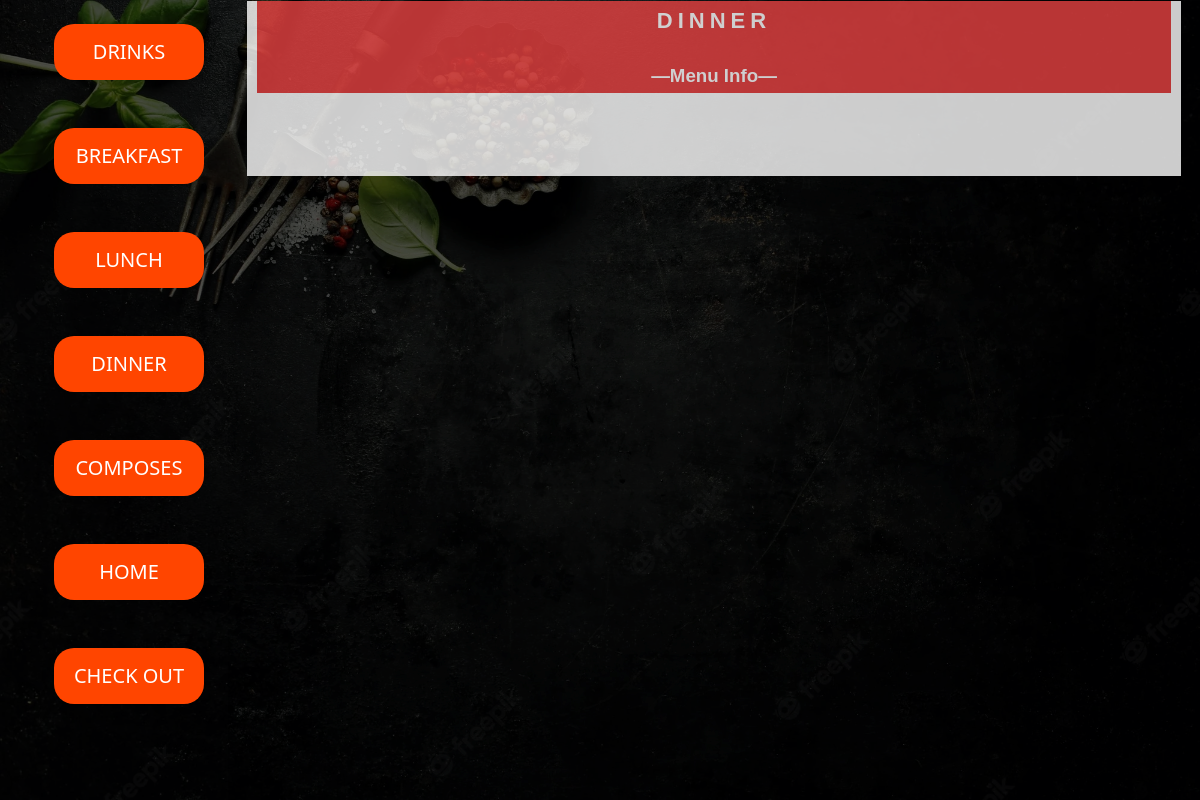
The app's page /menu/dinner/, older data.
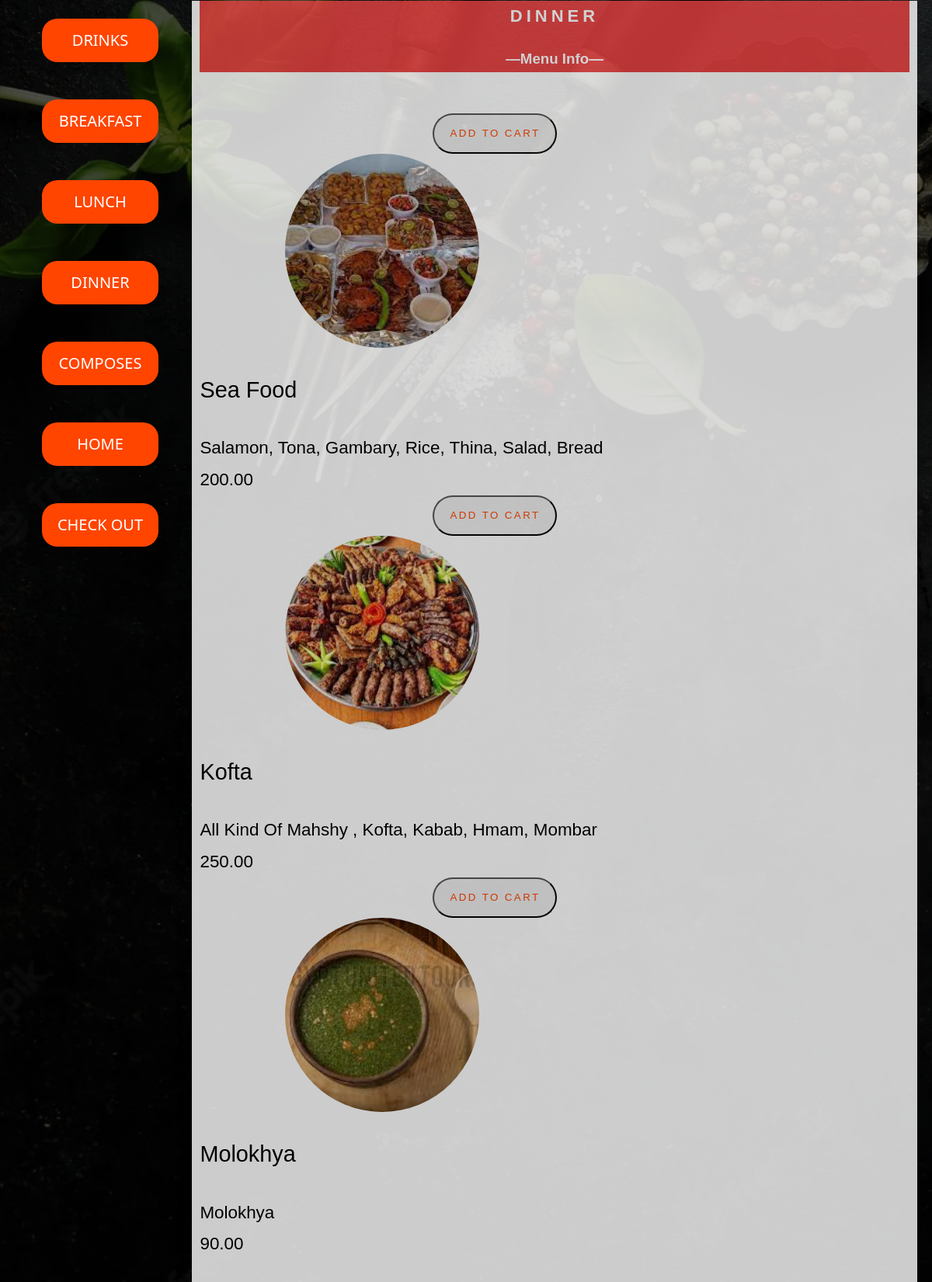
The same page, newer data.
### menu/models.py (models this page shows, shortened)
class dinner(models.Model):
    name=models.CharField(max_length=30)
    price=models.DecimalField(max_digits=5,decimal_places=2)
    components=models.CharField(max_length=100)
    images=models.ImageField(upload_to='photos/%y/%m/%d')
    active=models.BooleanField(default=True)

### menu/views.py (the view)
# urls.py: path('dinner/',views.itemdinner,name="itemdinner"),
def itemdinner(request):
    return render(request,'menu/dinner.html',{'itemdinner':dinner.objects.all()})

### templates/menu/dinner.html (shortened to what this page needs)
<!DOCTYPE html>
<html lang="en">
<head>
    {% load static %}
    <link rel="stylesheet" a href="{% static 'css/dinner.css' %}">
</head>
<body>
    <div class="side_panel">
        <ul>
            <li><a class="sign" href="{% url 'itemdrinks' %}">Drinks</a></li>
            <li><a class="sign" href="{% url 'item' %}">Breakfast</a></li>
            <li><a class="sign" href="{% url 'itemlunch' %}">Lunch</a></li>
            <li><a class="sign" href="{% url 'itemdinner' %}">Dinner</a></li>
            <li><a class="sign" href="{% url 'itemcompose' %}">Composes</a></li>
            <li><a class="sign" href="{% url 'home' %}">Home</a></li>
            <li><a class="sign" href="{% url 'check' %}">Check out</a></li>
        </ul>
    </div>
    <div class="right">
        <div class="Dinner"  id="lun">
            <div class="heading">
                <h1>DINNER</h1>
                <h3>&mdash;Menu info&mdash;</h3>
            </div>
            <div class="menu">
                <div class="menu-item">
                {% block content %}
            {% for x in itemdinner %}
            <div>
                <button class="btn">Add to cart</button>
                <img src="{{x.images.url}}" alt="">
            </div>
            <h3 class="item-name">  {{x.name}}  <br></h3>
            <p class="item-components">{{x.components}} <br></p>
           <p class="item-price"> {{x.price}} <br></p>
            {% endfor %}
            {% endblock content %}
        </div>
        </div>
</body>
</html>

### projectt/static/css/dinner.css (style rules this page uses)
body { background: rgba(0, 0, 0, 0.7) url(../photos/food2.webp) fixed; background-attachment: fixed; background-repeat: no-repeat; background-size: cover; background-blend-mode: darken; line-height: 1.8; font-family: 'Poppins',sans-serif; text-transform: capitalize; font-weight: 400; margin: 0px; padding: 0px; font-family: Cambria, Cochin, Georgia, Times, 'Times New Roman', serif; }
* { padding: 0; margin: 0; }
body, html { line-height: 1.8; font-family: 'Poppins',sans-serif; text-transform: capitalize; font-weight: 400; margin: 0px; padding: 0px; }
div { display: block; }
.side_panel { overflow: auto; width: 30%; max-width: 250px; background-color: none; height: 100%; margin-top: 0%; position: fixed; margin-left: 0%; }
.side_panel ul { position: absolute; width: 100%; }
.side_panel a { position: relative; left: 20%; bottom: 0; font-size: 20px; font-family: 'Segoe UI', Tahoma, Geneva, Verdana, sans-serif; display: block; color: white; text-decoration: none; text-transform: uppercase; transition: .5s; text-align: center; }
.side_panel ul li { display: inline-block; padding: 24px; text-transform: uppercase; }
.side_panel .sign { left: 30px; padding: 10px; width: 130px; border-radius: 20px; background-color: orangered; }
.right { position: absolute; right: 0px; width: 81vw; height: 100vh; top: 1px; overflow-y: auto; overflow-x: hidden; background: rgba(0, 0, 0, 0.7) url(photos/food2.webp) fixed; background-size: cover; background-blend-mode: darken; opacity: 0.8; }
.heading { background-color: #e84343; color: #fff; margin-bottom: 53px; padding: 0px 0px; grid-column: 1/-1; text-align: center; }
.heading h1 { font-weight: 600; font-size: 22px; letter-spacing: 5px; text-transform: uppercase; }
h3 { display: block; font-size: 1.17em; margin-block-start: 1em; margin-block-end: 1em; margin-inline-start: 0px; margin-inline-end: 0px; font-weight: bold; }
img { position: relative; left: 110px; border-radius: 8px; width: 50%; }
.Dinner { padding: 0; margin: 0; box-sizing: border-box; background-color: white; font-family: 'Poppins', sans-serif; padding: 0 10px 30px 10px; display: block; grid-template-columns: repeat(auto-fit,minmax(350px , 1fr)); grid-gap: 20px 40px; margin-right: 2%; margin-left: 2%; }
.menu-item img { display: block; width: 250px; height: 250px; border-radius: 50%; object-fit: cover; object-position: center; opacity: 1; animation: slide-from-left 1s ease-in-out; }
.menu-item h3 { font-size: 1.8rem; font-weight: 400; color: #000000; animation: slide-from-left 1s ease-in-out; }
.menu-item p { font-size: 1.4rem; color: #000000; font-weight: 500; animation: slide-from-left 1s ease-in-out; }
.btn { margin-left: 300px; display: inline-block; padding: .75rem 1.25rem; border-radius: 10rem; color: orangered; text-transform: uppercase; letter-spacing: .15rem; transition: all .3s; position: relative; overflow: hidden; line-height: 1.8; font-family: 'Poppins',sans-serif; }

Row changes from the older to the newer data that the page shows:
added dinner: images (picture), name "Sea Food", components "Salamon, Tona, Gambary, Rice, Thina, Salad, Bread", price "200.00"
added dinner: images (picture), name "Kofta", components "All Kind Of Mahshy , Kofta, Kabab, Hmam, Mombar", price "250.00"
added dinner: images (picture), name "Molokhya", components "Molokhya", price "90.00"
